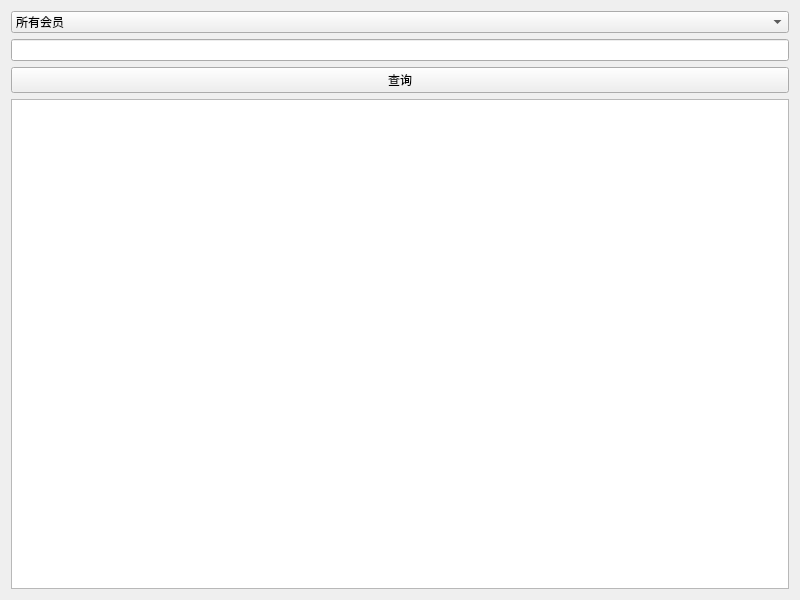
<?xml version="1.0" encoding="UTF-8"?>
<ui version="4.0">
 <class>memberQuery</class>
 <widget class="QWidget" name="memberQuery">
  <property name="geometry">
   <rect>
    <x>0</x>
    <y>0</y>
    <width>800</width>
    <height>600</height>
   </rect>
  </property>
  <property name="windowTitle">
   <string>会员查询</string>
  </property>
  <layout class="QGridLayout" name="gridLayout">
   <item row="0" column="0" colspan="2">
    <widget class="QComboBox" name="conditionComboBox">
     <item>
      <property name="text">
       <string>所有会员</string>
      </property>
     </item>
     <item>
      <property name="text">
       <string>会员ID</string>
      </property>
     </item>
     <item>
      <property name="text">
       <string>会员姓名</string>
      </property>
     </item>
     <item>
      <property name="text">
       <string>联系电话</string>
      </property>
     </item>
     <item>
      <property name="text">
       <string>邮箱</string>
      </property>
     </item>
    </widget>
   </item>
   <item row="1" column="0" colspan="2">
    <widget class="QLineEdit" name="valueLineEdit"/>
   </item>
   <item row="2" column="0" colspan="2">
    <widget class="QPushButton" name="queryButton">
     <property name="text">
      <string>查询</string>
     </property>
    </widget>
   </item>
   <item row="3" column="0" colspan="2">
    <widget class="QTableView" name="tableView"/>
   </item>
  </layout>
 </widget>
 <resources/>
 <connections/>
</ui>
